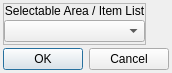
<?xml version="1.0" encoding="UTF-8"?>
<ui version="4.0">
 <class>ConfigureEvent_ChangeSelectedArea</class>
 <widget class="QDialog" name="ConfigureEvent_ChangeSelectedArea">
  <property name="geometry">
   <rect>
    <x>0</x>
    <y>0</y>
    <width>166</width>
    <height>73</height>
   </rect>
  </property>
  <property name="windowTitle">
   <string>Change Selected Area</string>
  </property>
  <property name="windowIcon">
   <iconset resource="gui_icons.qrc">
    <normaloff>:/icons/openrpgmaker.png</normaloff>:/icons/openrpgmaker.png</iconset>
  </property>
  <property name="styleSheet">
   <string notr="true">.QFrame
{
	border-width: 1px;
	border-style: solid;
	border-color: palette(window-text);
	border-radius: 3px;
}

.QFrame&gt;QLabel
{
	border-width: 0px;
	background-color: palette(window-text);
	color: palette(window);
	font-weight: bold;
}

.QFrame&gt;QCheckBox
{
	background-color: palette(window-text);
	border-width: 0px;
	border-style: none;
	color: palette(window);
	spacing: 3px;
	font-weight: bold;
	padding: 0px 0px 0px 3px;
}

.QFrame&gt;QCheckBox::indicator
{
	min-width: 8px;
	max-width: 8px;
	min-height: 8px;
	max-height: 8px;
	width: 8px;
	height: 8px;
	border-width: 2px;
	border-radius: 0px;
	border-style: ridge;
	border-color: palette(mid);
}

.QFrame&gt;QCheckBox::indicator:unchecked
{
	background-color: palette(base);
}

.QFrame&gt;QCheckBox::indicator:checked
{
	background-color: palette(window-text);
}

.QFrame&gt;QCheckBox::indicator:hover
{
	border-color: palette(highlight);
}</string>
  </property>
  <layout class="QVBoxLayout" name="verticalLayout_2">
   <property name="spacing">
    <number>3</number>
   </property>
   <property name="margin">
    <number>3</number>
   </property>
   <item>
    <widget class="QFrame" name="frame">
     <property name="sizePolicy">
      <sizepolicy hsizetype="Fixed" vsizetype="Preferred">
       <horstretch>0</horstretch>
       <verstretch>0</verstretch>
      </sizepolicy>
     </property>
     <property name="frameShape">
      <enum>QFrame::StyledPanel</enum>
     </property>
     <property name="frameShadow">
      <enum>QFrame::Raised</enum>
     </property>
     <layout class="QVBoxLayout" name="verticalLayout">
      <property name="spacing">
       <number>0</number>
      </property>
      <property name="margin">
       <number>0</number>
      </property>
      <item>
       <widget class="QLabel" name="label">
        <property name="sizePolicy">
         <sizepolicy hsizetype="Preferred" vsizetype="Fixed">
          <horstretch>0</horstretch>
          <verstretch>0</verstretch>
         </sizepolicy>
        </property>
        <property name="text">
         <string>Selectable Area / Item List</string>
        </property>
        <property name="alignment">
         <set>Qt::AlignCenter</set>
        </property>
       </widget>
      </item>
      <item>
       <widget class="QWidget" name="widget" native="true">
        <layout class="QHBoxLayout" name="horizontalLayout">
         <property name="spacing">
          <number>0</number>
         </property>
         <property name="margin">
          <number>0</number>
         </property>
         <item>
          <widget class="QComboBox" name="cboxMenuObject"/>
         </item>
        </layout>
       </widget>
      </item>
     </layout>
    </widget>
   </item>
   <item>
    <widget class="QDialogButtonBox" name="buttonBox">
     <property name="orientation">
      <enum>Qt::Horizontal</enum>
     </property>
     <property name="standardButtons">
      <set>QDialogButtonBox::Cancel|QDialogButtonBox::Ok</set>
     </property>
    </widget>
   </item>
  </layout>
 </widget>
 <resources>
  <include location="gui_icons.qrc"/>
 </resources>
 <connections>
  <connection>
   <sender>buttonBox</sender>
   <signal>accepted()</signal>
   <receiver>ConfigureEvent_ChangeSelectedArea</receiver>
   <slot>accept()</slot>
   <hints>
    <hint type="sourcelabel">
     <x>248</x>
     <y>254</y>
    </hint>
    <hint type="destinationlabel">
     <x>157</x>
     <y>274</y>
    </hint>
   </hints>
  </connection>
  <connection>
   <sender>buttonBox</sender>
   <signal>rejected()</signal>
   <receiver>ConfigureEvent_ChangeSelectedArea</receiver>
   <slot>reject()</slot>
   <hints>
    <hint type="sourcelabel">
     <x>316</x>
     <y>260</y>
    </hint>
    <hint type="destinationlabel">
     <x>286</x>
     <y>274</y>
    </hint>
   </hints>
  </connection>
 </connections>
</ui>
